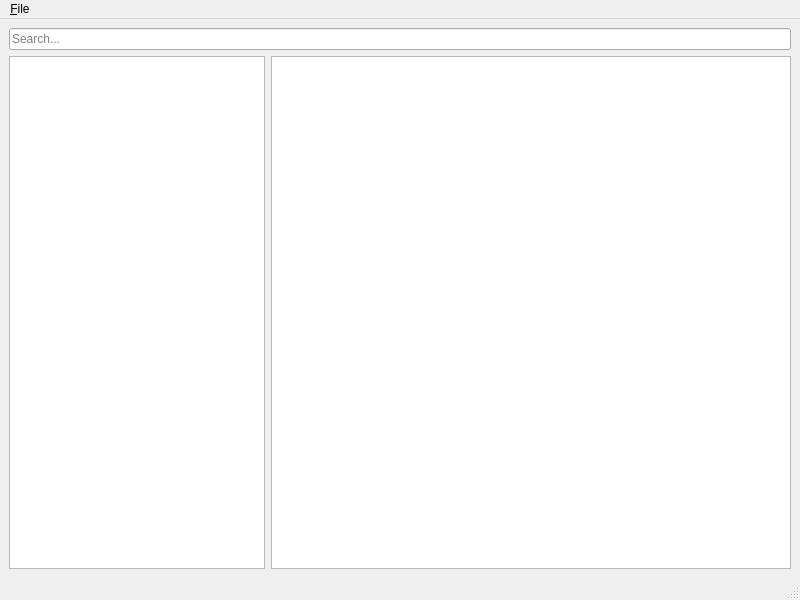
<?xml version="1.0" encoding="UTF-8"?>
<ui version="4.0">
 <class>MainWindow</class>
 <widget class="QMainWindow" name="MainWindow">
  <property name="geometry">
   <rect>
    <x>0</x>
    <y>0</y>
    <width>800</width>
    <height>600</height>
   </rect>
  </property>
  <property name="sizePolicy">
   <sizepolicy hsizetype="Preferred" vsizetype="Preferred">
    <horstretch>0</horstretch>
    <verstretch>0</verstretch>
   </sizepolicy>
  </property>
  <property name="windowTitle">
   <string>Dictionary</string>
  </property>
  <widget class="QWidget" name="centralwidget">
   <layout class="QVBoxLayout" name="verticalLayout">
    <item>
     <widget class="QLineEdit" name="searchLine">
      <property name="placeholderText">
       <string>Search...</string>
      </property>
      <property name="clearButtonEnabled">
       <bool>true</bool>
      </property>
     </widget>
    </item>
    <item>
     <layout class="QHBoxLayout" name="horizontalLayout">
      <item>
       <widget class="QListWidget" name="wordList">
        <property name="sizePolicy">
         <sizepolicy hsizetype="Preferred" vsizetype="Expanding">
          <horstretch>0</horstretch>
          <verstretch>0</verstretch>
         </sizepolicy>
        </property>
       </widget>
      </item>
      <item>
       <widget class="QPlainTextEdit" name="translationArea"/>
      </item>
     </layout>
    </item>
   </layout>
  </widget>
  <widget class="QMenuBar" name="menubar">
   <property name="geometry">
    <rect>
     <x>0</x>
     <y>0</y>
     <width>800</width>
     <height>25</height>
    </rect>
   </property>
   <widget class="QMenu" name="menu_File">
    <property name="title">
     <string>&amp;File</string>
    </property>
    <addaction name="actionOpen"/>
    <addaction name="action_Quit"/>
   </widget>
   <addaction name="menu_File"/>
  </widget>
  <widget class="QStatusBar" name="statusbar"/>
  <action name="action_Quit">
   <property name="text">
    <string>&amp;Quit</string>
   </property>
   <property name="shortcut">
    <string>Ctrl+Q</string>
   </property>
  </action>
  <action name="actionOpen">
   <property name="checkable">
    <bool>false</bool>
   </property>
   <property name="checked">
    <bool>false</bool>
   </property>
   <property name="text">
    <string>&amp;Open...</string>
   </property>
   <property name="way_of_dictionary" stdset="0">
    <string/>
   </property>
  </action>
 </widget>
 <resources/>
 <connections>
  <connection>
   <sender>action_Quit</sender>
   <signal>triggered()</signal>
   <receiver>MainWindow</receiver>
   <slot>close()</slot>
   <hints>
    <hint type="sourcelabel">
     <x>-1</x>
     <y>-1</y>
    </hint>
    <hint type="destinationlabel">
     <x>399</x>
     <y>299</y>
    </hint>
   </hints>
  </connection>
  <connection>
   <sender>actionOpen</sender>
   <signal>triggered()</signal>
   <receiver>MainWindow</receiver>
   <slot>openNewDictionary()</slot>
   <hints>
    <hint type="sourcelabel">
     <x>-1</x>
     <y>-1</y>
    </hint>
    <hint type="destinationlabel">
     <x>399</x>
     <y>299</y>
    </hint>
   </hints>
  </connection>
 </connections>
 <slots>
  <slot>openNewDictionary()</slot>
 </slots>
</ui>
